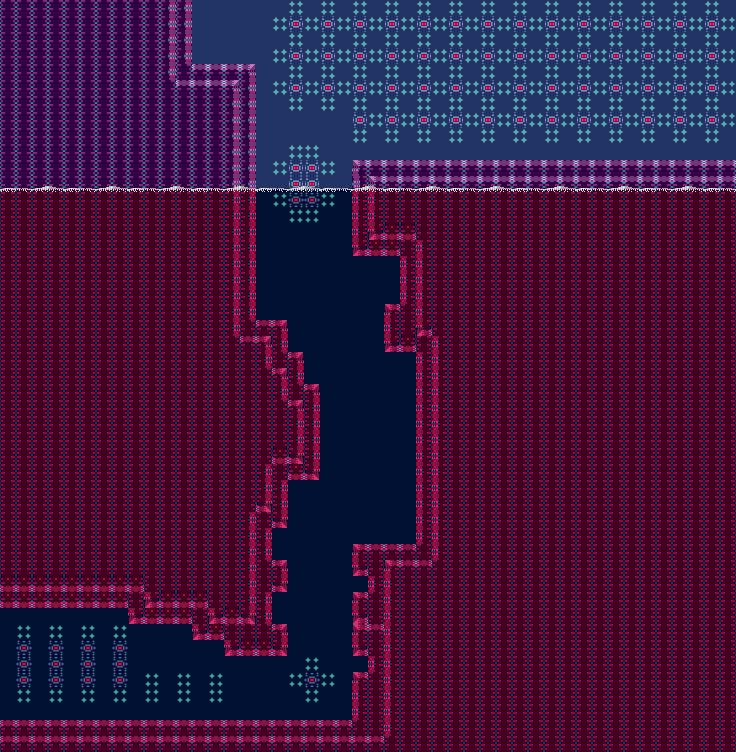

A 2D game scene composited from a Tiled map and its tileset images. What follows is a short description and the map's XML, with each tile layer's data collapsed to a summary:
An orthogonal 46x47 tile map with 16x16 px tiles, 2 tile layers (layer0, layer1) and 18 objects.

<map version="1.10" tiledversion="1.11.2" orientation="orthogonal" renderorder="right-down" width="46" height="47" tilewidth="16" tileheight="16" infinite="0" nextlayerid="3" nextobjectid="1">
 <tileset firstgid="1" name="tiles" tilewidth="16" tileheight="16" tilecount="233" columns="16">
  <image source="lr.png" width="256" height="240" />
  <tile id="144">
   <objectgroup draworder="index" id="2">
    <object id="1" x="0" y="0">
     <polygon points="0,0 16,0 16,16 0,16" />
    </object>
   </objectgroup>
  </tile>
  <tile id="145">
   <objectgroup draworder="index" id="2">
    <object id="1" x="0" y="0">
     <polygon points="0,0 16,0 16,16 0,16" />
    </object>
   </objectgroup>
  </tile>
  <tile id="148">
   <objectgroup draworder="index" id="2">
    <object id="1" x="0" y="0">
     <polygon points="0,0 16,0 16,16 0,16" />
    </object>
   </objectgroup>
  </tile>
  <tile id="149">
   <objectgroup draworder="index" id="2">
    <object id="1" x="0" y="0">
     <polygon points="0,0 16,0 16,16 0,16" />
    </object>
   </objectgroup>
  </tile>
  <tile id="150">
   <objectgroup draworder="index" id="2">
    <object id="1" x="0" y="0">
     <polygon points="0,0 16,0 16,16 0,16" />
    </object>
   </objectgroup>
  </tile>
  <tile id="132">
   <objectgroup draworder="index" id="2">
    <object id="1" x="0" y="0">
     <polygon points="0,0 16,0 16,16 0,16" />
    </object>
   </objectgroup>
  </tile>
  <tile id="134">
   <objectgroup draworder="index" id="2">
    <object id="1" x="0" y="0">
     <polygon points="0,0 16,0 16,16 0,16" />
    </object>
   </objectgroup>
  </tile>
  <tile id="141">
   <objectgroup draworder="index" id="2">
    <object id="1" x="0" y="0">
     <polygon points="0,0 16,0 16,16 0,16" />
    </object>
   </objectgroup>
  </tile>
  <tile id="142">
   <objectgroup draworder="index" id="2">
    <object id="1" x="0" y="0">
     <polygon points="0,0 16,0 16,16 0,16" />
    </object>
   </objectgroup>
  </tile>
  <tile id="137">
   <objectgroup draworder="index" id="2">
    <object id="1" x="0" y="0">
     <polygon points="0,0 16,0 16,16 0,16" />
    </object>
   </objectgroup>
  </tile>
  <tile id="140">
   <objectgroup draworder="index" id="2">
    <object id="1" x="0" y="0">
     <polygon points="0,0 16,0 16,16 0,16" />
    </object>
   </objectgroup>
  </tile>
  <tile id="131">
   <objectgroup draworder="index" id="2">
    <object id="1" x="0" y="0">
     <polygon points="0,0 16,0 16,16 0,16" />
    </object>
   </objectgroup>
  </tile>
  <tile id="133">
   <objectgroup draworder="index" id="2">
    <object id="1" x="0" y="0">
     <polygon points="0,0 16,0 16,16 0,16" />
    </object>
   </objectgroup>
  </tile>
  <tile id="138">
   <objectgroup draworder="index" id="2">
    <object id="1" x="0" y="0">
     <polygon points="0,0 16,0 16,16 0,16" />
    </object>
   </objectgroup>
  </tile>
  <tile id="84">
   <animation>
    <frame tileid="84" duration="500" />
    <frame tileid="86" duration="500" />
   </animation>
  </tile>
  <tile id="85">
   <animation>
    <frame tileid="85" duration="500" />
    <frame tileid="87" duration="500" />
   </animation>
  </tile>
  <tile id="86">
   <animation>
    <frame tileid="86" duration="500" />
    <frame tileid="84" duration="500" />
   </animation>
  </tile>
  <tile id="87">
   <animation>
    <frame tileid="87" duration="500" />
    <frame tileid="85" duration="500" />
   </animation>
  </tile>
  <tile id="153">
   <objectgroup draworder="index" id="2">
    <object id="1" x="0" y="0">
     <polygon points="0,0 16,0 16,16 0,16" />
    </object>
   </objectgroup>
  </tile>
  <tile id="154">
   <objectgroup draworder="index" id="2">
    <object id="1" x="0" y="0">
     <polygon points="0,0 16,0 16,16 0,16" />
    </object>
   </objectgroup>
  </tile>
  <tile id="155">
   <objectgroup draworder="index" id="2">
    <object id="1" x="0" y="0">
     <polygon points="0,0 16,0 16,16 0,16" />
    </object>
   </objectgroup>
  </tile>
  <tile id="156">
   <objectgroup draworder="index" id="2">
    <object id="1" x="0" y="0">
     <polygon points="0,0 16,0 16,16 0,16" />
    </object>
   </objectgroup>
  </tile>
 </tileset>
 <layer id="1" name="layer0" width="46" height="47">
  <properties>
   <property name="collision" type="bool" value="true" />
  </properties>
  <data>[2162 cells, 2162 non-empty, 27 distinct tile ids]</data>
 </layer>
 <layer id="2" name="layer1" width="46" height="47">
  <properties>
   <property name="priority" type="bool" value="true" />
  </properties>
  <data>[2162 cells, 46 non-empty, 4 distinct tile ids]</data>
 </layer>
</map>
